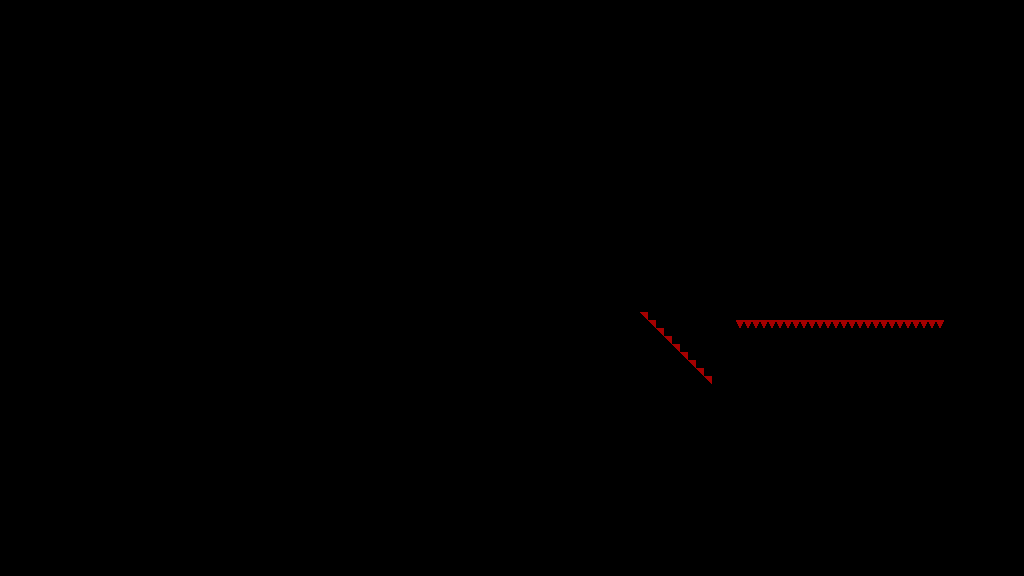

This game map was drawn from its Tiled (.tmx) file and the tilesets committed beside it. A one-line description and the trimmed map source follow:
An orthogonal 128x72 tile map with 8x8 px tiles, 1 tile layer (T_Spikes) and 72 objects.

<map version="1.4" tiledversion="1.4.3" orientation="orthogonal" renderorder="right-down" width="128" height="72" tilewidth="8" tileheight="8" infinite="0" nextlayerid="8" nextobjectid="1166">
 <tileset firstgid="1" source="../../../Sprites/Tiles/DEV/flat/T_spr_nv_flat_0.tsx" />
 <layer id="1" name="T_Spikes" width="128" height="72">
  <data>[9216 cells, 35 non-empty, 2 distinct tile ids]</data>
 </layer>
 <objectgroup id="2" name="C_Solid">
  <object id="1076" x="312" y="312">
   <polygon points="0,0 96,0 0,96" />
  </object>
  <object id="1078" x="712" y="384" width="208" height="16" />
  <object id="1080" x="712" y="464" width="296" height="96" />
  <object id="1081" x="312" y="464">
   <polygon points="0,0 96,96 0,96" />
  </object>
  <object id="1082" x="712" y="464">
   <polygon points="0,0 -96,96 0,96" />
  </object>
  <object id="1083" x="40" y="96">
   <polygon points="0,0 48,-48 96,0" />
  </object>
  <object id="1089" x="736" y="304" width="208" height="16" />
  <object id="1090" x="416" y="80">
   <polygon points="0,0 -16,-16 0,-16" />
  </object>
  <object id="1091" x="744" y="384">
   <polygon points="0,0 16,-16 32,0" />
  </object>
  <object id="1095" x="1008" y="16" width="16" height="544" />
  <object id="1096" x="816" y="384">
   <polygon points="0,0 16,-16 32,0" />
  </object>
  <object id="1098" x="0" y="560" width="1024" height="16" />
  <object id="1099" x="464" y="552" width="96" height="8" />
  <object id="1101" x="528" y="520">
   <polygon points="0,0 32,32 0,32" />
  </object>
  <object id="1102" x="464" y="552">
   <polygon points="0,0 32,-32 32,0" />
  </object>
  <object id="1103" x="496" y="536" width="32" height="16" />
  <object id="1104" x="496" y="520">
   <polygon points="0,0 16,16 0,16" />
  </object>
  <object id="1105" x="512" y="536">
   <polygon points="0,0 16,-16 16,0" />
  </object>
  <object id="1106" x="0" y="0" width="1024" height="16" />
  <object id="1107" x="1008" y="16" width="16" height="544" />
  <object id="1108" x="0" y="16" width="16" height="544" />
  <object id="1109" x="0" y="16" width="16" height="544" />
  <object id="1110" x="96" y="464" width="216" height="96" />
  <object id="1111" x="16" y="312" width="80" height="248" />
  <object id="1112" x="120" y="312" width="192" height="96" />
  <object id="1117" x="888" y="384">
   <polygon points="0,0 16,-16 32,0" />
  </object>
  <object id="1118" x="616" y="304">
   <polygon points="0,0 16,16 16,0" />
  </object>
  <object id="1119" x="648" y="320">
   <polygon points="0,0 16,16 0,16" />
  </object>
  <object id="1120" x="648" y="336">
   <polygon points="0,0 16,0 16,16 0,0" />
  </object>
  <object id="1121" x="672" y="344">
   <polygon points="0,0 16,16 0,16" />
  </object>
  <object id="1122" x="672" y="360">
   <polygon points="0,0 16,0 16,16" />
  </object>
  <object id="1123" x="696" y="368">
   <polygon points="0,0 16,16 0,16" />
  </object>
  <object id="1124" x="696" y="384">
   <polygon points="0,0 16,0 16,16" />
  </object>
  <object id="1125" x="512" y="320">
   <polygon points="0,0 -16,-16 16,-16" />
  </object>
  <object id="1127" x="944" y="384" width="64" height="80" />
  <object id="1128" x="536" y="176">
   <polygon points="0,0 24,0 24,24" />
  </object>
  <object id="1129" x="536" y="152">
   <polygon points="0,0 24,24 0,24" />
  </object>
  <object id="1130" x="512" y="152">
   <polygon points="0,0 24,0 24,24" />
  </object>
  <object id="1131" x="512" y="128">
   <polygon points="0,0 24,24 0,24" />
  </object>
  <object id="1132" x="488" y="128">
   <polygon points="0,0 24,0 24,24 0,0" />
  </object>
  <object id="1133" x="488" y="104">
   <polygon points="0,0 24,24 0,24" />
  </object>
  <object id="1134" x="464" y="104">
   <polygon points="0,0 24,24 24,0" />
  </object>
  <object id="1135" x="632" y="304" width="8" height="16" />
  <object id="1136" x="664" y="344" width="8" height="8" />
  <object id="1138" x="688" y="368" width="8" height="8" />
  <object id="1139" x="632" y="320">
   <polygon points="0,0 16,0 16,16 0,0" />
  </object>
  <object id="1140" x="664" y="352">
   <polygon points="0,0 8,0 8,8" />
  </object>
  <object id="1141" x="688" y="376">
   <polygon points="0,0 8,0 8,8" />
  </object>
  <object id="1142" x="688" y="360">
   <polygon points="0,0 8,8 0,8" />
  </object>
  <object id="1143" x="664" y="336">
   <polygon points="0,0 8,8 0,8" />
  </object>
  <object id="1144" x="888" y="384">
   <polygon points="0,0 16,-16 32,0" />
  </object>
  <object id="1145" x="816" y="384">
   <polygon points="0,0 16,-16 32,0" />
  </object>
  <object id="1146" x="744" y="384">
   <polygon points="0,0 16,-16 32,0" />
  </object>
  <object id="1147" x="856" y="288" width="16" height="16" />
  <object id="1148" x="776" y="272" width="16" height="32" />
  <object id="1149" x="720" y="304">
   <polygon points="0,0 16,0 16,16" />
  </object>
  <object id="1150" x="712" y="296">
   <polygon points="0,0 8,0 8,8" />
  </object>
  <object id="1151" x="712" y="288" width="8" height="8" />
  <object id="1152" x="720" y="288">
   <polygon points="0,0 16,16 0,16" />
  </object>
  <object id="1153" x="712" y="280">
   <polygon points="0,0 8,8 0,8" />
  </object>
  <object id="1154" x="696" y="280">
   <polygon points="0,0 16,0 16,16" />
  </object>
  <object id="1155" x="688" y="272">
   <polygon points="0,0 8,0 8,8" />
  </object>
  <object id="1156" x="688" y="264" width="8" height="8" />
  <object id="1157" x="696" y="264">
   <polygon points="0,0 16,16 0,16" />
  </object>
  <object id="1158" x="688" y="256">
   <polygon points="0,0 8,8 0,8" />
  </object>
  <object id="1159" x="672" y="256">
   <polygon points="0,0 16,0 16,16 0,0" />
  </object>
  <object id="1160" x="664" y="248">
   <polygon points="0,0 8,0 8,8 0,0" />
  </object>
  <object id="1161" x="672" y="240">
   <polygon points="0,0 16,16 0,16" />
  </object>
  <object id="1162" x="664" y="232" width="8" height="16" />
  <object id="1163" x="648" y="232">
   <polygon points="0,0 16,16 16,0" />
  </object>
  <object id="1164" x="640" y="312">
   <polygon points="0,0 8,8 0,8" />
  </object>
 </objectgroup>
 <objectgroup id="3" name="C_Balls">
  <object id="1088" x="360" y="272" width="8" height="8" />
 </objectgroup>
 <objectgroup id="4" name="C_Orbs" />
 <objectgroup id="7" name="C_Spikes" />
</map>
